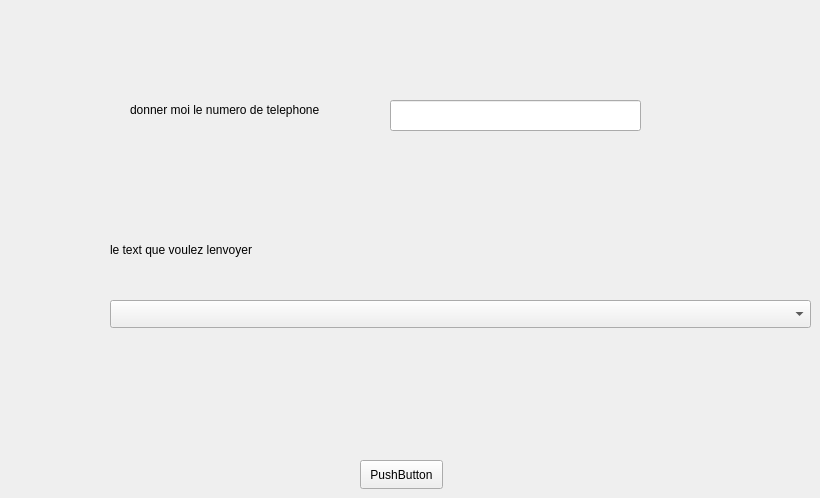
         <widget class="QWidget" name="tab">
          <attribute name="title">
           <string>alert et notification</string>
          </attribute>
          <widget class="QLabel" name="label_2">
           <property name="geometry">
            <rect>
             <x>130</x>
             <y>100</y>
             <width>261</width>
             <height>20</height>
            </rect>
           </property>
           <property name="text">
            <string>donner moi le numero de telephone </string>
           </property>
          </widget>
          <widget class="QLineEdit" name="phoneNumberLineEdit">
           <property name="geometry">
            <rect>
             <x>390</x>
             <y>100</y>
             <width>251</width>
             <height>31</height>
            </rect>
           </property>
          </widget>
          <widget class="QLabel" name="label_5">
           <property name="geometry">
            <rect>
             <x>110</x>
             <y>240</y>
             <width>261</width>
             <height>20</height>
            </rect>
           </property>
           <property name="text">
            <string>le text que voulez lenvoyer</string>
           </property>
          </widget>
          <widget class="QPushButton" name="sendSMSButton">
           <property name="geometry">
            <rect>
             <x>360</x>
             <y>460</y>
             <width>83</width>
             <height>29</height>
            </rect>
           </property>
           <property name="text">
            <string>PushButton</string>
           </property>
          </widget>
          <widget class="QComboBox" name="eventComboBox">
           <property name="geometry">
            <rect>
             <x>110</x>
             <y>300</y>
             <width>701</width>
             <height>28</height>
            </rect>
           </property>
          </widget>
         </widget>
